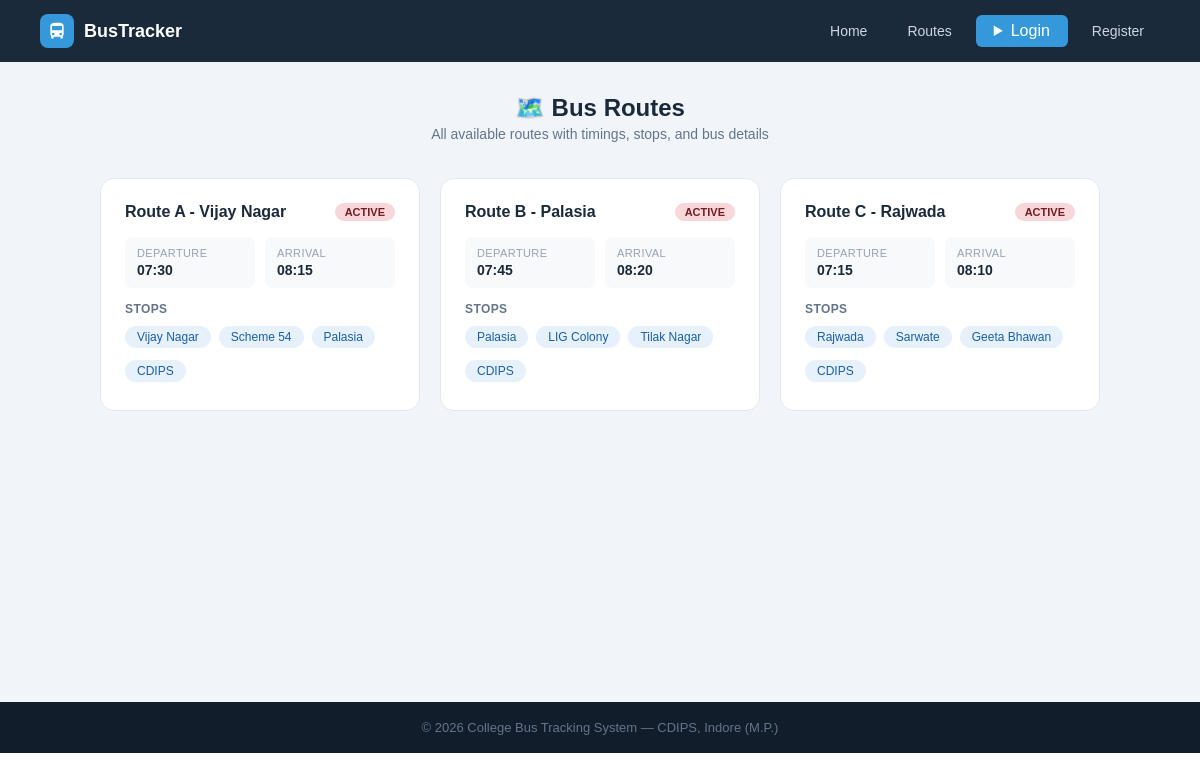
/routes-info, run on an earlier commit of the app's database.
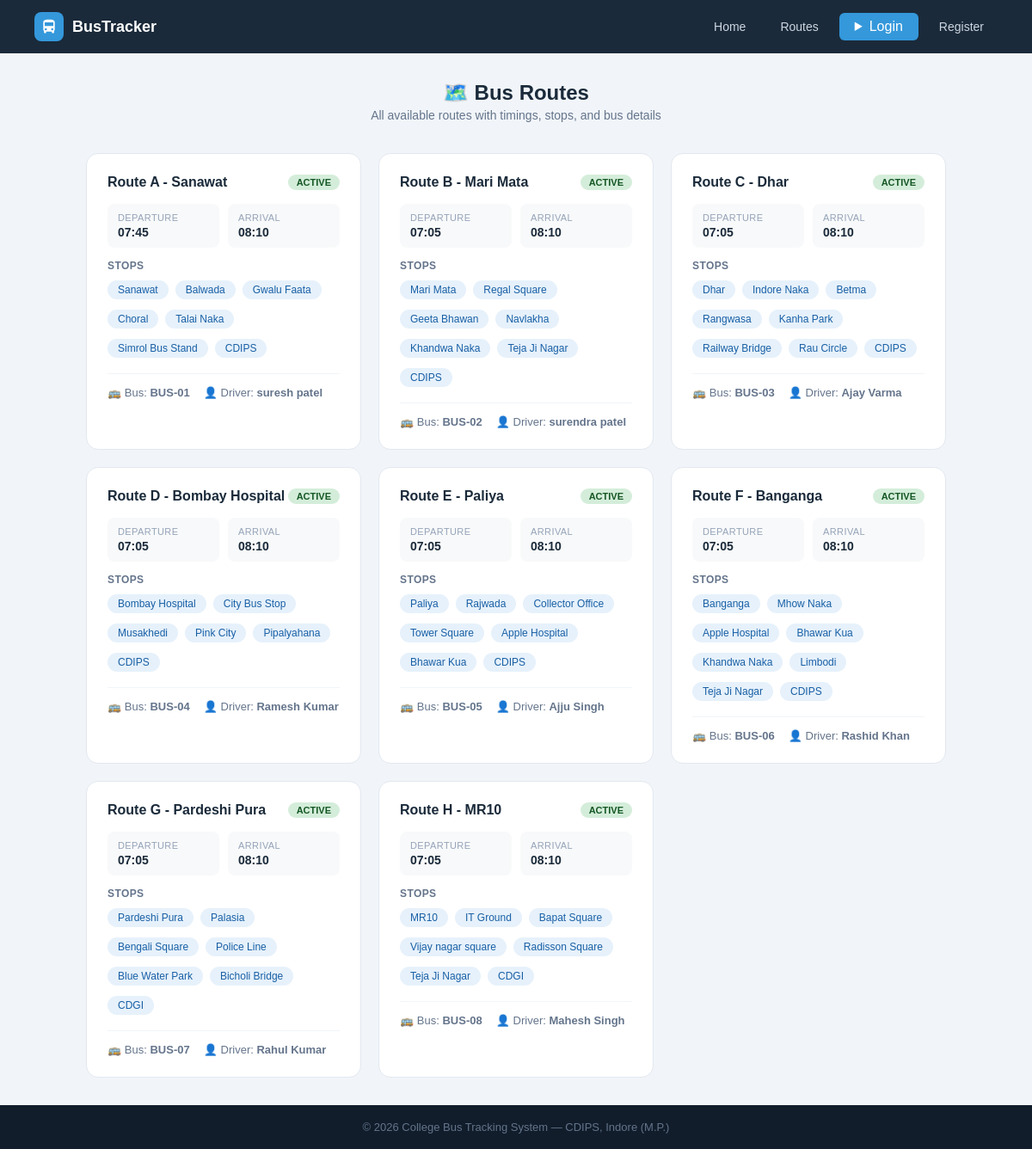
And on a later commit of the database.
### tables this page shows
CREATE TABLE routes (
        id INTEGER PRIMARY KEY AUTOINCREMENT,
        route_name TEXT NOT NULL, bus_id INTEGER,
        start_point TEXT, end_point TEXT,
        departure_time TEXT, arrival_time TEXT, stops TEXT, original_bus_id INTEGER,
        FOREIGN KEY(bus_id) REFERENCES buses(id));

CREATE TABLE buses (
        id INTEGER PRIMARY KEY AUTOINCREMENT,
        bus_number TEXT UNIQUE NOT NULL, driver_name TEXT NOT NULL,
        driver_phone TEXT, capacity INTEGER DEFAULT 40,
        status TEXT DEFAULT 'active',
        current_lat REAL DEFAULT 22.7196, current_lng REAL DEFAULT 75.8577, driver_address TEXT);

### app.py (the view)
@app.route('/routes-info')
def routes_page():
    db = get_db()
    routes = db.execute('''SELECT r.*,b.bus_number,b.driver_name,b.status
                           FROM routes r LEFT JOIN buses b ON r.bus_id=b.id''').fetchall()
    db.close(); return render_template('routes.html', routes=routes)

### app.py (called while the page is built, shortened)
def get_db():
    conn = sqlite3.connect(DB)
    conn.row_factory = sqlite3.Row
    return conn

@app.context_processor
def inject_notifications():
    return dict(notifications=[], unread_count=0)

### templates/routes.html (shortened to what this page needs)
{% extends "base.html" %}
{% block content %}
<div class="page">
    <div class="page-header" style="text-align:center;margin-bottom:36px">
        <h1>🗺️ Bus Routes</h1>
        <p>All available routes with timings, stops, and bus details</p>
    </div>
    <div class="routes-grid">
    {% for r in routes %}
    <div class="route-card">
        <div class="route-header">
            <div class="route-name">{{ r.route_name }}</div>
            <span class="badge {{ 'badge-green' if r.status == 'active' else 'badge-red' }}">
                {{ r.status.upper() if r.status else 'ACTIVE' }}
            </span>
        </div>
        <div class="route-info">
            <div class="ri-item"><div class="key">Departure</div><div class="val">{{ r.departure_time }}</div></div>
            <div class="ri-item"><div class="key">Arrival</div><div class="val">{{ r.arrival_time }}</div></div>
        </div>
        <div class="stops-label">Stops</div>
        <div class="stops-flow">
            {% set stop_list = r.stops.replace('-', '→').replace(',', '→').split('→') %}
            {% for stop in stop_list %}
            <span class="stop-chip">{{ stop.strip() }}</span>
            {% endfor %}
        </div>
        {% if r.bus_number %}
        <div class="bus-info">
            <span>🚌 Bus: <b>{{ r.bus_number }}</b></span>
            <span>👤 Driver: <b>{{ r.driver_name }}</b></span>
        </div>
        {% endif %}
    </div>
    {% else %}
    <div style="text-align:center;color:#94a3b8;padding:40px;grid-column:1/-1">No routes available.</div>
    {% endfor %}
    </div>
</div>
{% endblock %}

### templates/base.html (shortened to what this page needs)
<!DOCTYPE html>
<html lang="en">
<head>
    <link rel="stylesheet" href="{{ url_for('static', filename='css/style.css') }}">
</head>
<body>
<nav>
    <div class="nav-logo">
        <div class="nav-logo-icon">
            <svg viewBox="0 0 24 24"><path d="M4 16c0 .88.39 1.67 1 2.22V20a1 1 0 001 1h1a1 1 0 001-1v-1h8v1a1 1 0 001 1h1a1 1 0 001-1v-1.78c.61-.55 1-1.34 1-2.22V6c0-3.5-3.58-4-8-4S4 2.5 4 6v10zm3.5 1a1.5 1.5 0 110-3 1.5 1.5 0 010 3zm9 0a1.5 1.5 0 110-3 1.5 1.5 0 010 3zM6 6h12v5H6V6z"/></svg>
        </div>
        <span>BusTracker</span>
    </div>
    <div class="nav-links">
        <a href="{{ url_for('home') }}">Home</a>
        <a href="{{ url_for('routes_page') }}">Routes</a>
        {% if 'admin' in session or 'student' in session %}
            {% if 'admin' in session %}
                <a href="{{ url_for('admin_dashboard') }}">Admin Panel</a>
                <a href="{{ url_for('students_list') }}">Students</a>
                <a href="{{ url_for('gate_logs_page') }}">Gate Logs</a>
                <a href="{{ url_for('admin_reports') }}">📊 Reports</a>
            {% else %}
                <a href="{{ url_for('dashboard') }}">My Dashboard</a>
                <details class="bell-wrap">
                    <summary class="bell-btn">
                        🔔
                        {% if unread_count > 0 %}
                        <span class="bell-badge">{{ unread_count }}</span>
                        {% endif %}
                    </summary>
                    <div class="bell-dropdown">
                        <div class="bell-dropdown-header">
                            <span>Notifications</span>
                            <div style="display:flex;gap:6px;">
                                {% if unread_count > 0 %}
                                <form method="POST" action="{{ url_for('mark_notifications_read') }}">
                                    <button class="bell-action-btn">✓ Read</button>
                                </form>
                                {% endif %}
                                {% if notifications %}
                                <form method="POST" action="{{ url_for('delete_all_notifications') }}"
                                      onsubmit="return confirm('Delete all notification?')">
                                    <button class="bell-action-btn bell-delete-btn">🗑 Delete all</button>
                                </form>
                                {% endif %}
                            </div>
                        </div>
                        {% if notifications %}
                            {% for n in notifications %}
                            <div class="bell-notif-item {{ 'bell-unread' if not n.is_read else '' }}">
                                <div class="bell-notif-row">
                                    <div class="bell-notif-msg">{{ n.message }}</div>
                                    <form method="POST" action="{{ url_for('delete_notification', nid=n.id) }}">
                                        <button class="bell-del-one" title="Delete">✕</button>
                                    </form>
                                </div>
                                <div class="bell-notif-time">🕐 {{ n.created_at[:16] if n.created_at else '' }}</div>
                            </div>
                            {% endfor %}
                        {% else %}
                        <div class="bell-empty">
                            <span>🔕</span>
                            <div>No notification available</div>
                        </div>
                        {% endif %}
                    </div>
                </details>
            {% endif %}
            <span style="color:#94a3b8;font-size:13px">
                Hi,
                {% if 'admin' in session %}
                {{ session['admin']['name'] }}
                {% else %}
                {{ session['student']['name'] }}
                {% endif %}
            </span>
            {% if 'admin' in session %}
            <a href="/logout/admin" class="btn-danger">Logout</a>
            {% else %}
            <a href="/logout/student" class="btn-danger">Logout</a>
            {% endif %}
        {% else %}
            <div style="position: relative; display: inline-block;">
                <details style="list-style: none;">
                    <summary class="btn-nav" style="cursor: pointer; user-select: none;">
                        Login
                    </summary>
                </details>
            </div>
            <a href="{{ url_for('register') }}">Register</a>
        {% endif %}
    </div>
</nav>
{% block content %}{% endblock %}
<footer><p>© 2026 College Bus Tracking System — CDIPS, Indore (M.P.)</p></footer>
</body>
</html>

### static/css/style.css (style rules this page uses)
* { margin: 0; padding: 0; box-sizing: border-box; font-family: Arial, sans-serif; }
a { text-decoration: none; }
nav { display: flex; justify-content: space-between; align-items: center; padding: 14px 40px; background: #1a2a3a; position: sticky; top: 0; z-index: 100; }
.nav-logo { display: flex; align-items: center; gap: 10px; }
.nav-logo-icon { width: 34px; height: 34px; background: #3498db; border-radius: 8px; display: flex; align-items: center; justify-content: center; }
.nav-logo-icon svg { width: 20px; height: 20px; fill: white; }
.nav-logo span { color: white; font-size: 18px; font-weight: bold; }
.nav-links { display: flex; gap: 8px; align-items: center; }
.nav-links a { color: #cdd6e0; font-size: 14px; padding: 7px 16px; border-radius: 6px; transition: background .2s; }
.nav-links .btn-nav { background: #3498db; color: white; padding: 7px 18px; border-radius: 6px; }
footer { background: #111d2b; color: #64748b; text-align: center; padding: 18px; font-size: 13px; }
.badge { display: inline-block; padding: 3px 10px; border-radius: 20px; font-size: 11px; font-weight: bold; }
.badge-green { background: #d4edda; color: #155724; }
.page { padding: 32px 40px; background: #f1f5f9; min-height: 80vh; }
.page-header { margin-bottom: 24px; }
.page-header h1 { font-size: 24px; color: #1a2a3a; font-weight: bold; }
.page-header p { font-size: 14px; color: #64748b; margin-top: 4px; }
.stop-chip { background: #e6f1fb; color: #185fa5; font-size: 12px; padding: 4px 12px; border-radius: 20px; margin: 4px 4px 4px 0; }
.routes-grid { display: grid; grid-template-columns: repeat(auto-fit, minmax(300px, 1fr)); gap: 20px; max-width: 1000px; margin: 0 auto; }
.route-card { background: white; border-radius: 14px; border: 1px solid #e2e8f0; padding: 24px; transition: box-shadow .2s; }
.route-header { display: flex; justify-content: space-between; align-items: flex-start; margin-bottom: 16px; }
.route-name { font-size: 16px; font-weight: bold; color: #1a2a3a; }
.route-info { display: grid; grid-template-columns: 1fr 1fr; gap: 10px; margin-bottom: 14px; }
.ri-item { background: #f8f9fa; border-radius: 8px; padding: 10px 12px; }
.ri-item .key { font-size: 11px; color: #94a3b8; text-transform: uppercase; letter-spacing: .4px; margin-bottom: 3px; }
.ri-item .val { font-size: 14px; font-weight: bold; color: #1a2a3a; }
.stops-flow { display: flex; flex-wrap: wrap; gap: 4px; }
.stops-label { font-size: 12px; color: #64748b; font-weight: bold; margin-bottom: 6px; text-transform: uppercase; letter-spacing: .4px; }
.bus-info { margin-top: 14px; padding-top: 14px; border-top: 1px solid #f1f5f9; font-size: 13px; color: #64748b; display: flex; gap: 16px; }

What changed in the data, as far as the page shows it:
removed routes: route_name "Route A - Vijay Nagar", status "ACTIVE", departure_time "07:30", arrival_time "08:15", strip "Vijay Nagar" "Scheme 54" "Palasia" "CDIPS"
removed routes: route_name "Route B - Palasia", status "ACTIVE", departure_time "07:45", arrival_time "08:20", strip "Palasia" "LIG Colony" "Tilak Nagar" "CDIPS"
removed routes: route_name "Route C - Rajwada", status "ACTIVE", departure_time "07:15", arrival_time "08:10", strip "Rajwada" "Sarwate" "Geeta Bhawan" "CDIPS"
added routes: route_name "Route A - Sanawat", status "ACTIVE", departure_time "07:45", arrival_time "08:10", strip "Sanawat" "Balwada" "Gwalu Faata" "Choral" "Talai Naka" "Simrol Bus Stand" "CDIPS", bus_number "BUS-01", driver_name "suresh patel"
added routes: route_name "Route B - Mari Mata", status "ACTIVE", departure_time "07:05", arrival_time "08:10", strip "Mari Mata" "Regal Square" "Geeta Bhawan" "Navlakha" "Khandwa Naka" "Teja Ji Nagar" "CDIPS", bus_number "BUS-02", driver_name "surendra patel"
added routes: route_name "Route C - Dhar", status "ACTIVE", departure_time "07:05", arrival_time "08:10", strip "Dhar" "Indore Naka" "Betma" "Rangwasa" "Kanha Park" "Railway Bridge" "Rau Circle" "CDIPS", bus_number "BUS-03", driver_name "Ajay Varma"
added routes: route_name "Route D - Bombay Hospital", status "ACTIVE", departure_time "07:05", arrival_time "08:10", strip "Bombay Hospital" "City Bus Stop" "Musakhedi" "Pink City" "Pipalyahana" "CDIPS", bus_number "BUS-04", driver_name "Ramesh Kumar"
added routes: route_name "Route E - Paliya", status "ACTIVE", departure_time "07:05", arrival_time "08:10", strip "Paliya" "Rajwada" "Collector Office" "Tower Square" "Apple Hospital" "Bhawar Kua" "CDIPS", bus_number "BUS-05", driver_name "Ajju Singh"
added routes: route_name "Route F - Banganga", status "ACTIVE", departure_time "07:05", arrival_time "08:10", strip "Banganga" "Mhow Naka" "Apple Hospital" "Bhawar Kua" "Khandwa Naka" "Limbodi" "Teja Ji Nagar" "CDIPS", bus_number "BUS-06", driver_name "Rashid Khan"
added routes: route_name "Route G - Pardeshi Pura", status "ACTIVE", departure_time "07:05", arrival_time "08:10", strip "Pardeshi Pura" "Palasia" "Bengali Square" "Police Line" "Blue Water Park" "Bicholi Bridge" "CDGI", bus_number "BUS-07", driver_name "Rahul Kumar"
added routes: route_name "Route H - MR10", status "ACTIVE", departure_time "07:05", arrival_time "08:10", strip "MR10" "IT Ground" "Bapat Square" "Vijay nagar square" "Radisson Square" "Teja Ji Nagar" "CDGI", bus_number "BUS-08", driver_name "Mahesh Singh"
